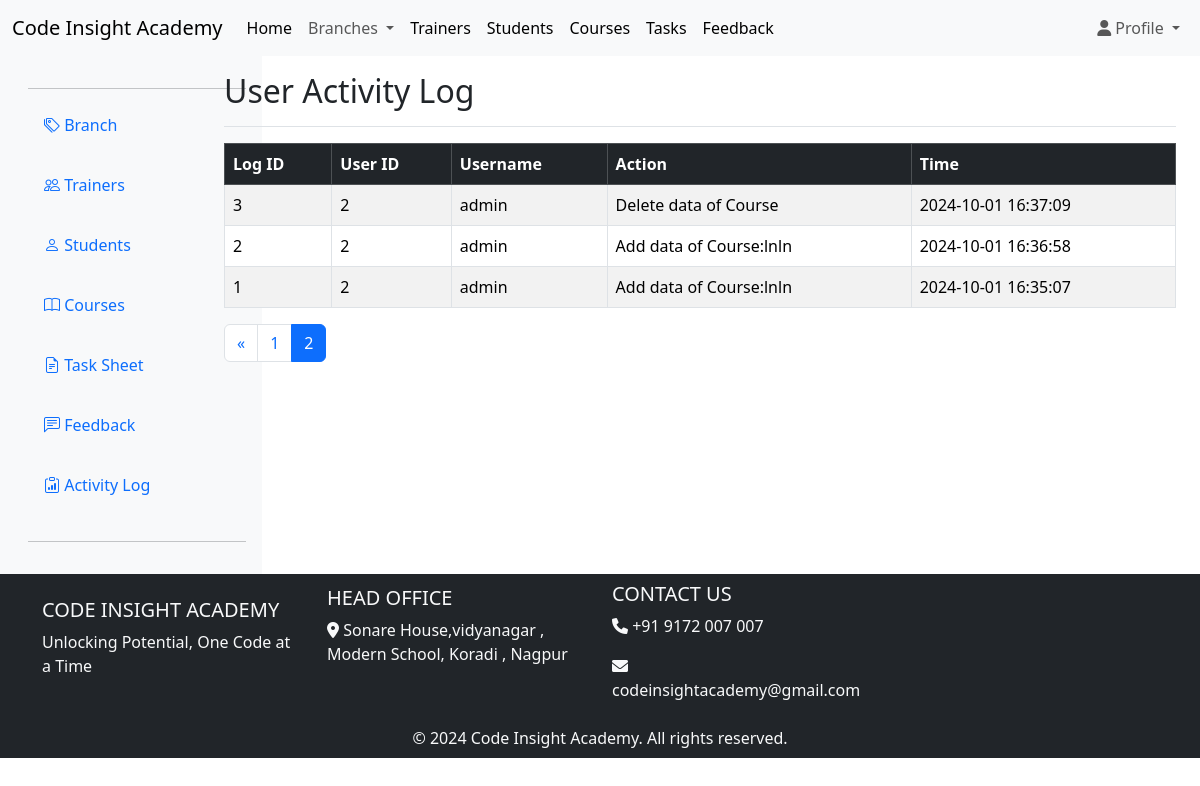
/superadmin/activity_log.php?page=2 (signed in), run on the app's committed database.
### tables this page shows
CREATE TABLE `activity_log` (
  `log_id` int(11) NOT NULL,
  `user_id` int(11) NOT NULL,
  `username` varchar(255) NOT NULL,
  `action` varchar(255) NOT NULL,
  `log_time` timestamp NOT NULL DEFAULT current_timestamp()
);

### superadmin/activity_log.php (the view, shortened to what this page needs)
<?php
include '../includes/db.php';
$records_per_page = 8;
$page = isset($_GET['page']) && is_numeric($_GET['page']) ? intval($_GET['page']) : 1;
$offset = ($page - 1) * $records_per_page;
$sql = "SELECT * FROM activity_log ORDER BY log_time DESC LIMIT $records_per_page OFFSET $offset";
$result = $conn->query($sql);
$total_result = $conn->query("SELECT COUNT(*) as total FROM activity_log");
$total_records = $total_result->fetch_assoc()['total'];
$total_pages = ceil($total_records / $records_per_page);
include '../includes/header.php';
?>
<div class="container-fluid">
    <div class="row">
        <nav id="sidebar" class="col-md-3 d-none d-md-block col-lg-2 d-md-block bg-light fixed-top-10">
            <?php include '../includes/sidebar.php'; ?>
        </nav>
        <main class="col-md-9 ms-sm-auto col-lg-10 px-md-4">
            <div class="d-flex justify-content-between flex-wrap flex-md-nowrap align-items-center pt-3 pb-2 mb-3 border-bottom">
                <h1 class="h2">User Activity Log</h1>
            </div>
            <div class="row">
                <div class="col-12">
                    <div class="table-responsive">
                        <?php
                        if ($result->num_rows > 0) {
                            echo "<table class='table table-striped table-bordered'>";
                            echo "<thead class='table-dark'>";
                            echo "<tr><th>Log ID</th><th>User ID</th><th>Username</th><th>Action</th><th>Time</th></tr>";
                            echo "</thead>";
                            echo "<tbody>";
                            while ($row = $result->fetch_assoc()) {
                                echo "<tr>";
                                echo "<td>" . $row['log_id'] . "</td>";
                                echo "<td>" . $row['user_id'] . "</td>";
                                echo "<td>" . $row['username'] . "</td>";
                                echo "<td>" . $row['action'] . "</td>";
                                echo "<td>" . $row['log_time'] . "</td>";
                                echo "</tr>";
                            }
                            echo "</tbody>";
                            echo "</table>";
                        } else {
                            echo "<p class='alert alert-info'>No activity log available.</p>";
                        }
                        ?>
                    </div>
                </div>
            </div>
            <nav aria-label="Page navigation example">
                <ul class="pagination">
                    <?php if ($page > 1): ?>
                        <li class="page-item">
                            <a class="page-link" href="?page=<?php echo $page - 1; ?>" aria-label="Previous">
                                <span aria-hidden="true">&laquo;</span>
                            </a>
                        </li>
                    <?php endif; ?>
                    <?php for ($i = 1; $i <= $total_pages; $i++): ?>
                        <li class="page-item <?php if ($i == $page) echo 'active'; ?>">
                            <a class="page-link" href="?page=<?php echo $i; ?>"><?php echo $i; ?></a>
                        </li>
                    <?php endfor; ?>
                </ul>
            </nav>
        </main>
    </div>
</div>
<?php
include '../includes/footer.php';
?>

### data on the page
activity_log: log_id "3", user "2", username "admin", action "Delete data of Course", log_time "2024-10-01 16:37:09"
activity_log: log_id "2", user "2", username "admin", action "Add data of Course:lnln", log_time "2024-10-01 16:36:58"
activity_log: log_id "1", user "2", username "admin", action "Add data of Course:lnln", log_time "2024-10-01 16:35:07"
